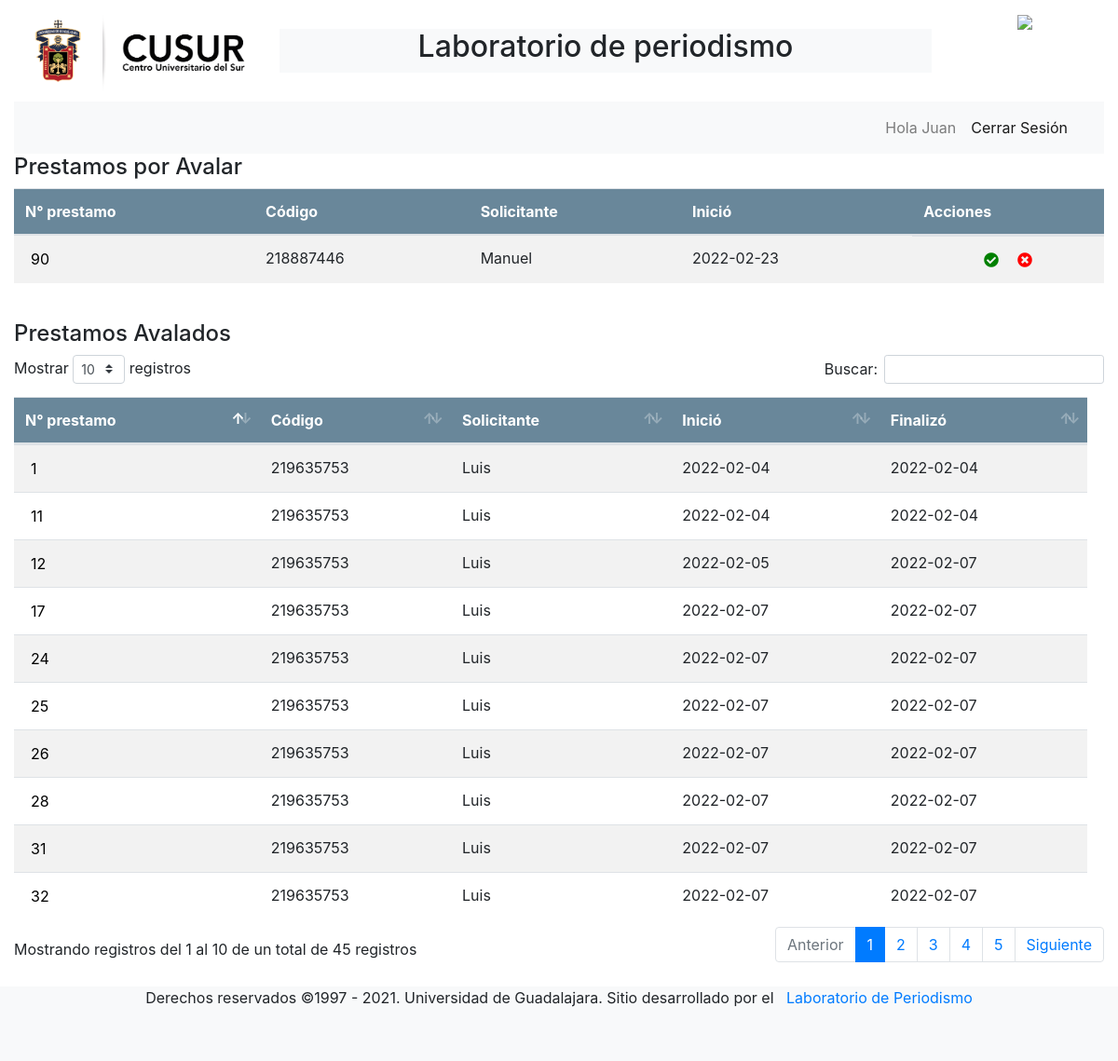
The page /docente.php (signed in) on the database its author committed.
### tables this page shows
CREATE TABLE `prestamo` (
  `id_pres` bigint(11) NOT NULL,
  `codigo_u` bigint(10) DEFAULT NULL,
  `id_doc` bigint(10) DEFAULT NULL,
  `aprob_doc` bit(1) NOT NULL,
  `fecha_pres` datetime NOT NULL DEFAULT current_timestamp(),
  `fecha_fin` datetime DEFAULT NULL,
  `estado` bit(1) NOT NULL DEFAULT b'0',
  `obs_pres` text DEFAULT NULL
);

CREATE TABLE `usuario` (
  `codigo_u` bigint(10) NOT NULL,
  `nombre_u` text NOT NULL,
  `app_usu` text NOT NULL,
  `apm_usu` text NOT NULL,
  `tipo_u` text NOT NULL,
  `tel_u` bigint(10) DEFAULT NULL,
  `cor_u` varchar(40) NOT NULL,
  `cel_u` bigint(10) DEFAULT NULL,
  `carrera_u` int(40) DEFAULT NULL,
  `sector` text DEFAULT NULL,
  `contra_ui` varchar(25) NOT NULL
);

### docente.php (the view, shortened to what this page needs)
<?php
    include 'conexion.php';
    $sql='SELECT * from prestamo
    LEFT JOIN docente on prestamo.id_doc = docente.id_doc
    LEFT JOIN usuario on prestamo.codigo_u = usuario.codigo_u WHERE prestamo.id_doc='.$_SESSION["docente"]["id_doc"] .' AND aprob_doc=0';
    $gsent=$pdo->prepare($sql);
    $gsent->execute();
    $resultadoSA = $gsent->fetchAll();
    $sql='SELECT * from prestamo
    LEFT JOIN docente on prestamo.id_doc = docente.id_doc
    LEFT JOIN usuario on prestamo.codigo_u = usuario.codigo_u WHERE prestamo.id_doc='.$_SESSION["docente"]["id_doc"] . ' AND aprob_doc=1';
    $gsent=$pdo->prepare($sql);
    $gsent->execute();
    $resultado = $gsent->fetchAll();
?>
<!DOCTYPE html>
<html lang="en">
<head>
    <link rel="stylesheet" href="bootstrap/css/bootstrap.min.css">
    <link rel="stylesheet" type="text/css" href="datatables/datatables.min.css"/>
    <link rel="stylesheet"  type="text/css" href="datatables/DataTables-1.10.18/css/dataTables.bootstrap4.min.css">
</head>
<body>
    <div class="container-fluid d-flex flex-column justify-content-between" style="min-height:100vh">
        <div>
            <div class="row d-flex flex-col flex-lg-row ">
                <div class="col-4 col-xl-3">
                    <a href="http://www.cusur.udg.mx/es/" style="padding-bottom:1rem; padding-top:1rem;"><img src="./img/ludgycus.png" class="img-fluid"></a>
                </div>
                <div class="col-8 col-sm-6 col-xl-7 m-auto bg-light">
                    <div class="m-auto" style="text-align:center">
                    <h2>Laboratorio de periodismo</h2>
                    </div>
                </div>
                <div class="col-0 col-sm-2 col-xl-2 d-flex justify-content-center .logo">
                    <a href="http://www.cusur.udg.mx/es/galeria_de_imagenes/laboratorio-de-periodismo" class="d-flex justify-content-center .logo" style="width:75%; height:75%; padding-bottom:1rem; padding-top:1rem;" ><img src="./img/logoLab.jpg" class="img-fluid logo"  ></a>
                </div>
            </div>
            <nav class="navbar navbar-expand-sm navbar-light bg-light">
                <div class="container-fluid">
                    <div class="collapse navbar-collapse justify-content-end" id="navbarNav">
                    <ul class="navbar-nav">
                        <li class="nav-item">
                        <a class="nav-link" href="#">Hola <?php echo $_SESSION["docente"]['nombre_doc']; ?></a>
                        </li>
                        <li class="nav-item">
                        <a class="nav-link active" href="logout.php">Cerrar Sesión</a>
                        </li>
                    </ul>
                    </div>
                </div>
            </nav>
        </div>
        <h4>Prestamos por Avalar</h4>
        <div class="table-responsive mb-4"  style="height: min-content;">
            <table class="table table-striped table-hover" >
                <thead style="background-color:#69879A; color:#ffffff">
                    <tr>
                    <th scope="col">N° prestamo</th>
                    <th scope="col">Código</th>
                    <th scope="col">Solicitante</th>
                    <th scope="col" >Inició</th>
                    <th scope="col">Acciones</th>
                    </tr>
                </thead>
                <tbody id="ttable-r">
                    <?php foreach($resultadoSA as $dato): ?>
                        <tr>
                            <td>
                                <form action="ver_prestamo.php" method="post">
                                    <button type="submit" style="cursor:pointer"><?=$dato['id_pres'];?></button>
                                </form>
                            </td>
                            <td>
                                <form method="post" name="forma<?php echo ($dato['codigo_u']); ?>" id="form<?php echo ($dato['codigo_u']); ?>" action="ver_usuario.php">
                                    <div style="cursor:pointer" class="checkUsuario"><input type="hidden" name="cod" value=<?php echo ($dato['codigo_u']); ?>><?php echo ($dato['codigo_u']); ?></div>
                                </form>
                            </td>
                            <td><?php echo ($dato["nombre_u"]); ?></td>
                            <td><?php echo date('Y-m-d', strtotime($dato["fecha_pres"])); ?></td>
                            <td class="d-flex justify-content-center">
                                <form action="#" method="post">
                                    <button type="submit" style="cursor:pointer"><i class="fas fa-check-circle m-1" style="color:green;"></i></button>
                                </form>
                                <form action="#" method="post">
                                    <button type="submit" style="cursor:pointer"><i class="fas fa-times-circle m-1" style="color:red;"></i></button>
                                </form>
                            </td>
                        </tr>
                    <?php endforeach?>
                    </tbody>
            </table>
        </div>
        <h4>Prestamos Avalados</h4>
        <div class="table-responsive mb-4"  style="height: min-content;">
            <table class="table table-striped table-hover" id="example" >
                <thead style="background-color:#69879A; color:#ffffff">
                    <tr>
                    <th scope="col">N° prestamo</th>
                    <th scope="col">Código</th>
                    <th scope="col">Solicitante</th>
                    <th scope="col" >Inició</th>
                    <th scope="col">Finalizó</th>
                    </tr>
                </thead>
                <tbody id="ttable-r">
                    <?php foreach($resultado as $dato): ?>
                        <tr>
                            <td>
                                <form action="ver_prestamo.php" method="post">
                                    <button type="submit" style="cursor:pointer"><?=$dato['id_pres'];?></button>
                                </form>
                            </td>
                            <td>
                                <form method="post" name="forma<?php echo ($dato['codigo_u']); ?>" id="form<?php echo ($dato['codigo_u']); ?>" action="ver_usuario.php">
                                    <div style="cursor:pointer" class="checkUsuario"><input type="hidden" name="cod" value=<?php echo ($dato['codigo_u']); ?>><?php echo ($dato['codigo_u']); ?></div>
                                </form>
                            </td>
                            <td><?php echo ($dato["nombre_u"]); ?></td>
                            <td><?php echo date('Y-m-d', strtotime($dato["fecha_pres"])); ?></td>
                            <td><?php echo date('Y-m-d', strtotime($dato["fecha_fin"])); ?></td>
                        </tr>
                    <?php endforeach?>
                    </tbody>
            </table>
        </div>
        <div class="row d-flex justify-content-center bg-light" style="height: 80px;">
            Derechos reservados ©1997 - 2021. Universidad de Guadalajara. Sitio desarrollado por el&nbsp<a href="http://www.cusur.udg.mx/es/galeria_de_imagenes/laboratorio-de-periodismo" class="text-decoration-none" >&nbsp Laboratorio de Periodismo</a>
        </div>
    </div>
    <link href="css/fontawesome-free-5.15.3-web/css/all.css" rel="stylesheet">
    <link rel="stylesheet" href="estilos/responsive.css">
</body>
</html>

### docente.php (style rules this page uses)
button { border-style: hidden; background:transparent; }

### rows shown on the page
prestamo: id_pres "90", codigo_u.codigo_u "218887446", codigo_u.nombre_u "Manuel", fecha_pres "2022-02-23"
prestamo: id_pres "1", codigo_u.codigo_u "219635753", codigo_u.nombre_u "Luis", fecha_pres "2022-02-04", fecha_fin "2022-02-04"
prestamo: id_pres "11", codigo_u.codigo_u "219635753", codigo_u.nombre_u "Luis", fecha_pres "2022-02-04", fecha_fin "2022-02-04"
prestamo: id_pres "12", codigo_u.codigo_u "219635753", codigo_u.nombre_u "Luis", fecha_pres "2022-02-05", fecha_fin "2022-02-07"
prestamo: id_pres "17", codigo_u.codigo_u "219635753", codigo_u.nombre_u "Luis", fecha_pres "2022-02-07", fecha_fin "2022-02-07"
prestamo: id_pres "24", codigo_u.codigo_u "219635753", codigo_u.nombre_u "Luis", fecha_pres "2022-02-07", fecha_fin "2022-02-07"
prestamo: id_pres "25", codigo_u.codigo_u "219635753", codigo_u.nombre_u "Luis", fecha_pres "2022-02-07", fecha_fin "2022-02-07"
prestamo: id_pres "26", codigo_u.codigo_u "219635753", codigo_u.nombre_u "Luis", fecha_pres "2022-02-07", fecha_fin "2022-02-07"
prestamo: id_pres "28", codigo_u.codigo_u "219635753", codigo_u.nombre_u "Luis", fecha_pres "2022-02-07", fecha_fin "2022-02-07"
prestamo: id_pres "31", codigo_u.codigo_u "219635753", codigo_u.nombre_u "Luis", fecha_pres "2022-02-07", fecha_fin "2022-02-07"
prestamo: id_pres "32", codigo_u.codigo_u "219635753", codigo_u.nombre_u "Luis", fecha_pres "2022-02-07", fecha_fin "2022-02-07"

### other values the page prints
$_SESSION["docente"]['nombre_doc'] "Juan"
